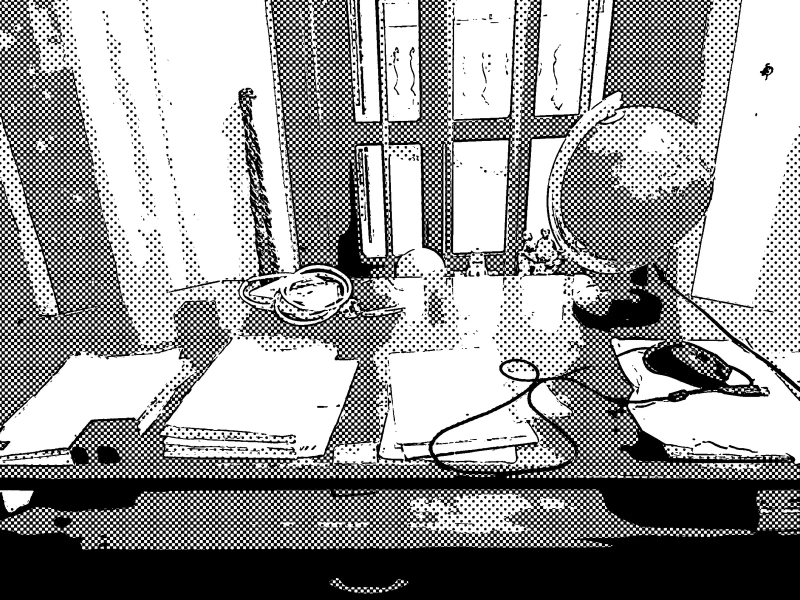
#> input picture src/assets/footer-plate-desk.webp, 1600 x 1200 px, given in place of WhatsApp Image 2026-07-23 at 13.06.31 (1).jpeg, which was not available (shown at 1/2 size)
$ python manga.py ../src/assets ../src/assets/footer-plate-face.webp
#> lines starting #> are read from the running program, lines starting #| are printed output that depends on the picture; after the words box and inside, x2 and y2 are one past the last pixel; in counts of white or black regions, pixels touching at a corner belong together; pictures that were not available may be replaced by others from this repository, and a replacement may not be noted
# Conversion photo -> planche manga noir et blanc.
#
# Ce qui fait lire une planche comme du manga, dans l'ordre d'importance :
#   1. un trait encre franc et propre sur les contours
#   2. de grandes zones de blanc papier
#   3. de la trame (screentone) sur quelques zones seulement, pas partout
#   4. des noirs pleins dans les ombres profondes
# Donc la chaine SIMPLIFIE l'image avant de la tramer, au lieu de tramer
# chaque pixel de la photo.
#
# Tout est calcule a 2x la resolution de sortie pour que les points de trame
# restent nets quand la camera zoome dans la planche.

import sys
import numpy as np
from PIL import Image
from scipy.ndimage import gaussian_filter, minimum_filter, median_filter


def load_gray(path, scale=2.0, crop=None):
    im = Image.open(path).convert("RGB")
    if crop:
        im = im.crop(crop)
    w, h = im.size
    im = im.resize((int(w * scale), int(h * scale)), Image.LANCZOS)
    a = np.asarray(im).astype(np.float32) / 255.0
    return 0.2126 * a[..., 0] + 0.7152 * a[..., 1] + 0.0722 * a[..., 2]


def normalize(g, lo=1.5, hi=98.5):
    a, b = np.percentile(g, lo), np.percentile(g, hi)
    if b - a < 1e-6:
        return g
    return np.clip((g - a) / (b - a), 0.0, 1.0)


def simplify(g, sigma=3.2, rounds=4, med=5):
    """Efface le detail photographique en gardant les contours francs, pour que
    les bandes de tons forment des aplats propres et pas du moucheté."""
    out = median_filter(g, size=med)
    for _ in range(rounds):
        blur = gaussian_filter(out, sigma)
        gy, gx = np.gradient(gaussian_filter(out, 1.5))
        mag = np.hypot(gx, gy)
        mag = mag / (mag.max() + 1e-6)
        keep = np.clip(mag * 9.0, 0.0, 1.0)  # 1 = contour, on garde l'original
        out = keep * out + (1.0 - keep) * blur
    return np.clip(out, 0.0, 1.0)


def ink(g, sigma=1.1, k=4.0, tau=0.985, eps=-0.012, phi=30.0, thicken=2):
    """Trait encre par difference de gaussiennes etendue, binarise puis
    legerement epaissi. 0 = encre, 1 = papier."""
    g1 = gaussian_filter(g, sigma)
    g2 = gaussian_filter(g, sigma * k)
    d = g1 - tau * g2
    soft = np.where(d >= eps, 1.0, 1.0 + np.tanh(phi * (d - eps)))
    hard = (soft > 0.55).astype(np.float32)
    if thicken > 1:
        hard = minimum_filter(hard, size=thicken)
    return hard


def screentone(shape, coverage, cell, angle=45.0):
    """Trame de points noirs orientee, densite constante. coverage = part de
    surface encree (0.25 = trame legere, 0.55 = trame dense)."""
    h, w = shape
    yy, xx = np.mgrid[0:h, 0:w].astype(np.float32)
    a = np.deg2rad(angle)
    u = (xx * np.cos(a) + yy * np.sin(a)) / cell
    v = (-xx * np.sin(a) + yy * np.cos(a)) / cell
    dot = (np.cos(2 * np.pi * u) + np.cos(2 * np.pi * v)) * 0.25 + 0.5
    return np.where(dot < coverage, 0.0, 1.0).astype(np.float32)


def to_manga(src, out_path, scale=2.0, crop=None,
             bands=(0.20, 0.44, 0.70), coverage=(0.55, 0.26),
             cells=(9.0, 11.0), gamma=1.0, invert=False,
             rounds=4, sigma=3.2, thicken=2, phi=30.0):
    g = load_gray(src, scale=scale, crop=crop)
    g = normalize(g)
    g = simplify(g, sigma=sigma, rounds=rounds)
    g = np.clip(g ** gamma, 0.0, 1.0)

    lines = ink(g, thicken=thicken, phi=phi)

    black, dark, light = bands
    shape = g.shape
    tone = np.ones(shape, dtype=np.float32)                      # blanc papier
    tone = np.where(g < light, screentone(shape, coverage[1], cells[1]), tone)
    tone = np.where(g < dark, screentone(shape, coverage[0], cells[0]), tone)
    tone = np.where(g < black, 0.0, tone)                        # noir plein

    plate = np.minimum(tone, lines)
    if invert:
        plate = 1.0 - plate

    Image.fromarray((plate * 255).astype(np.uint8), mode="L").convert("RGB").save(
        out_path, quality=95, subsampling=0
    )
    print(f"{out_path.split('/')[-1]:20} {plate.shape[1]}x{plate.shape[0]}"
          f"  blanc={np.mean(plate > 0.9):.0%} encre={np.mean(plate < 0.1):.0%}")


if __name__ == "__main__":
    SRC, OUT = sys.argv[1], sys.argv[2]

    to_manga(
        f"{SRC}/WhatsApp Image 2026-07-23 at 13.06.31 (1).jpeg",
        f"{OUT}/plate-desk.jpg",
        bands=(0.16, 0.42, 0.68), coverage=(0.52, 0.24), cells=(14.0, 18.0),
        gamma=1.0,
    )
#> in load_gray, im is the input picture: PIL image 1600x1200 RGB; mean R, G, B 153.9, 153.8, 153.9
#> in load_gray, `im = im.resize((int(w * scale), int(h * scale)), Image.LANCZOS)`:
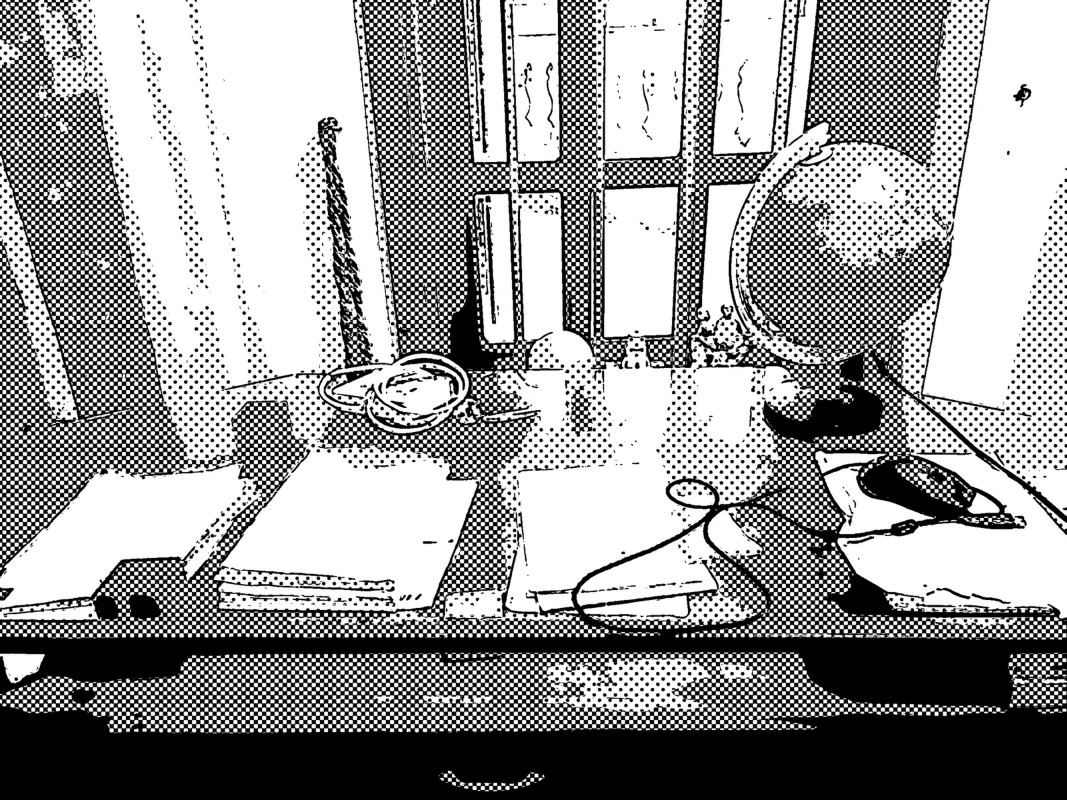
#> im: PIL image 3200x2400 RGB (shown at 1/3 size); mean R, G, B 153.8, 153.8, 153.8
#> in normalize, `a, b = np.percentile(g, lo), np.percentile(g, hi)`: a = 0; b = 1
#> in ink, `hard = (soft > 0.55).astype(np.float32)`: hard: shape (2400, 3200) float32; values 0 (black) and 1 (white), 74.2% white; 2352 black regions (80 under 20 px), largest, box (x1, y1, x2, y2) and area: (0, 0, 3200, 1926) 1116167, (0, 1951, 3022, 2205) 282623, (1523, 0, 2360, 1108) 172895
#> in ink, `hard = minimum_filter(hard, size=thicken)`:
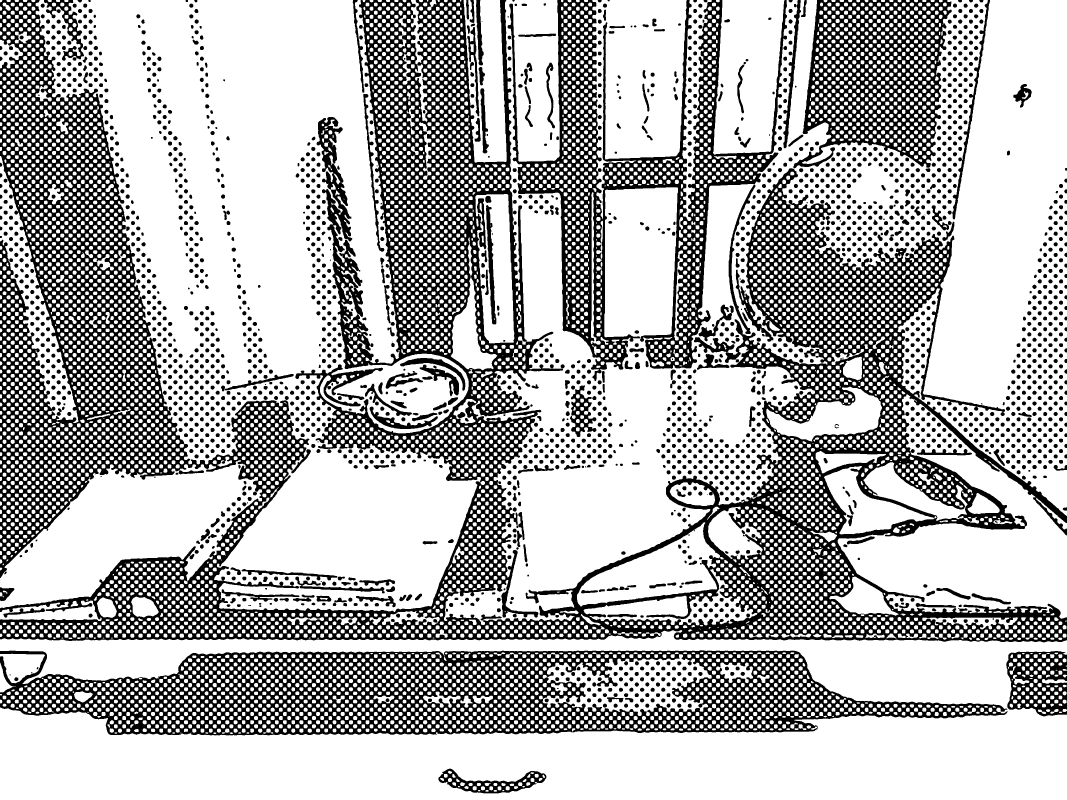
#> hard: shape (2400, 3200) float32 (shown at 1/3 size); values 0 (black) and 1 (white), 70% white; 2296 black regions (42 under 20 px), largest, box (x1, y1, x2, y2) and area: (0, 0, 3200, 1927) 1288262, (0, 1951, 3023, 2206) 327383, (1523, 0, 2361, 1143) 198160
#> in to_manga, `tone = np.where(g < light, screentone(shape, coverage[1], cells[1]), t..`: tone: shape (2400, 3200) float32; values 0 (black) and 1 (white), 92.4% white; 15186 black regions (3603 under 20 px), largest, box (x1, y1, x2, y2) and area: (1447, 416, 1456, 425) 61, (1447, 696, 1456, 705) 61, (2707, 836, 2716, 845) 61
#> in to_manga, `tone = np.where(g < dark, screentone(shape, coverage[0], cells[0]), to..`: tone: shape (2400, 3200) float32; values 0 (black) and 1 (white), 77.9% white; 6988 black regions (4212 under 20 px), largest, box (x1, y1, x2, y2) and area: (0, 570, 3200, 2400) 978964, (0, 0, 563, 1726) 141189, (1078, 0, 1596, 1248) 110307
#> in to_manga, `tone = np.where(g < black, 0.0, tone)`: tone: shape (2400, 3200) float32; values 0 (black) and 1 (white), 65.3% white; 4761 black regions (2306 under 20 px), largest, box (x1, y1, x2, y2) and area: (0, 0, 3200, 2400) 1914133, (0, 0, 563, 1730) 209962, (1523, 0, 2348, 1140) 137905
#> in to_manga, `plate = np.minimum(tone, lines)`: plate: shape (2400, 3200) float32; values 0 (black) and 1 (white), 56.3% white; 2481 black regions (273 under 20 px), largest, box (x1, y1, x2, y2) and area: (0, 0, 3200, 2400) 2697681, (1523, 0, 2361, 1143) 202010, (2380, 0, 2855, 505) 113449
#| plate-desk.jpg       3200x2400  blanc=56% encre=44%

    to_manga(
        f"{SRC}/WhatsApp Image 2026-07-23 at 13.06.31.jpeg",
        f"{OUT}/plate-laptop.jpg",
        bands=(0.13, 0.40, 0.66), coverage=(0.50, 0.24), cells=(15.0, 19.0),
        gamma=0.85,
    )
#> call 2 of load_gray, with scale = 2
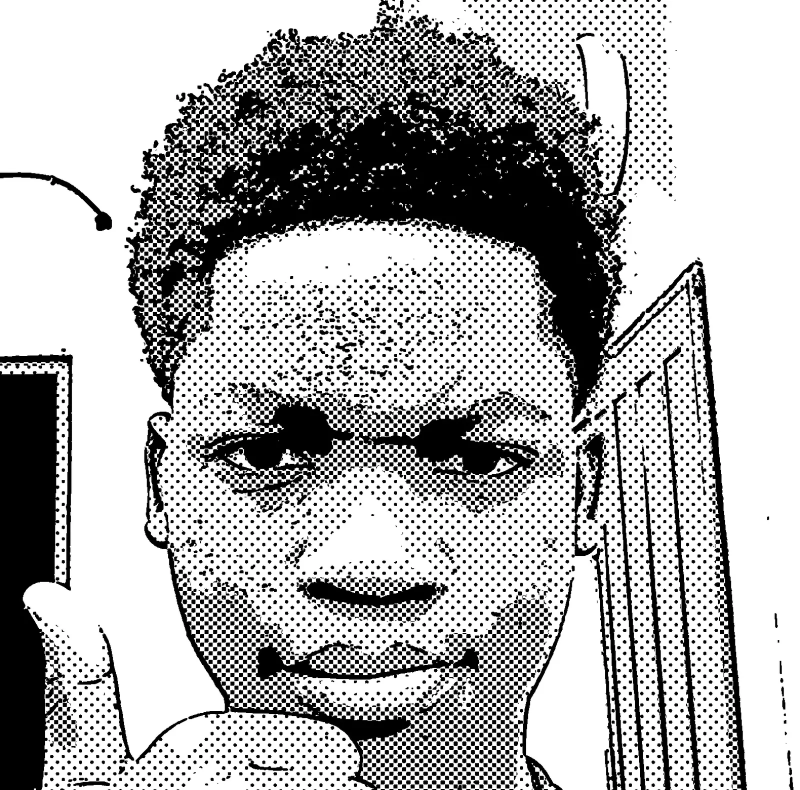
#> input picture src/assets/footer-plate-face.webp, 1600 x 1580 px, given in place of WhatsApp Image 2026-07-23 at 13.06.31.jpeg, which was not available (shown at 1/2 size)
#> in load_gray, im is the input picture: PIL image 1600x1580 RGB; mean R, G, B 176.4, 176.4, 176.4
#> the loop in simplify (call 2), `for _ in range(rounds):` made 4 passes
#> pass 1, in simplify (call 2), `mag = np.hypot(gx, gy)`:
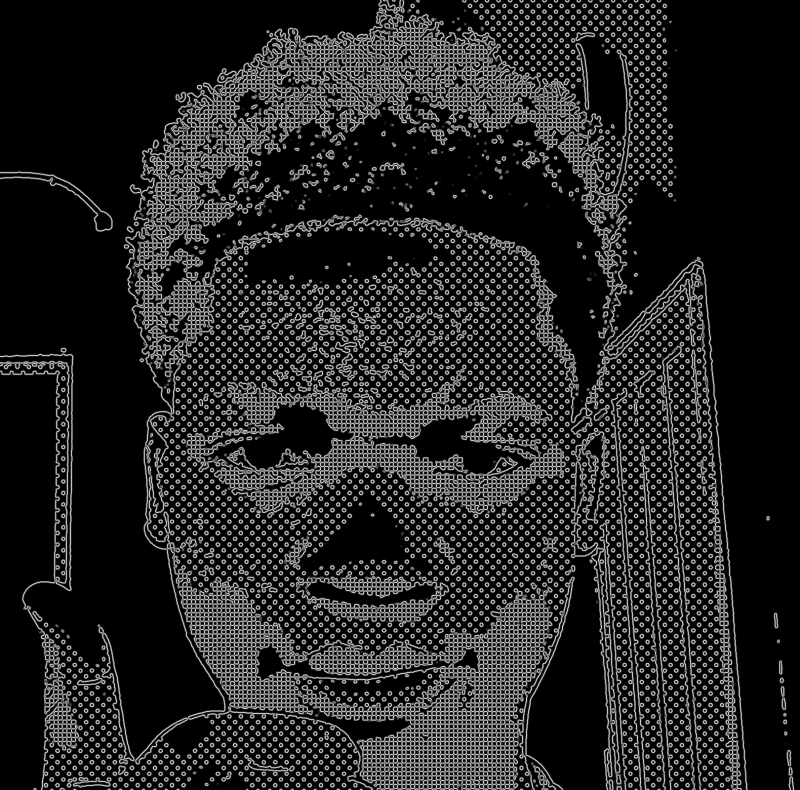
#> mag: shape (3160, 3200) float32 (shown at 1/4 size); min 0, max 0.237, mean 0.0338; drawn with min black and max white
#> call 2 of ink, with sigma = 1.1, k = 4, tau = 0.985, eps = -0.012, phi = 30, thicken = 2
#> in ink (call 2), `d = g1 - tau * g2`:
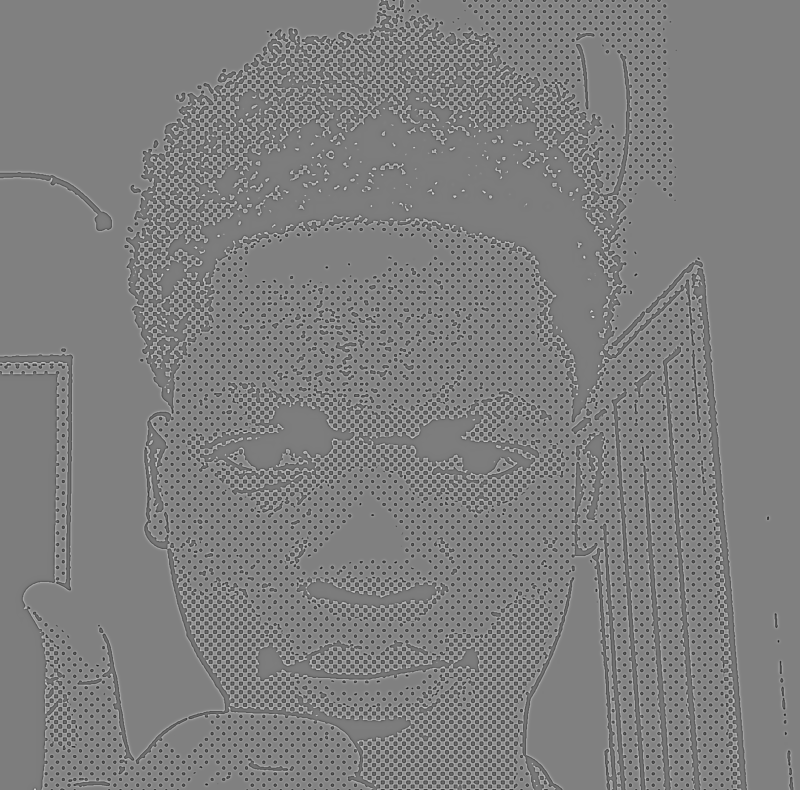
#> d: shape (3160, 3200) float32 (shown at 1/4 size); min -0.63, max 0.655, mean 0.0106; drawn with min black and max white
#> in ink (call 2), `hard = (soft > 0.55).astype(np.float32)`: hard: shape (3160, 3200) float32; values 0 (black) and 1 (white), 81% white; 5267 black regions (62 under 20 px), largest, box (x1, y1, x2, y2) and area: (594, 337, 2191, 1230) 126539, (577, 1647, 1659, 3160) 54951, (2145, 448, 2762, 1690) 49674
#> in ink (call 2), `hard = minimum_filter(hard, size=thicken)`: hard: shape (3160, 3200) float32; values 0 (black) and 1 (white), 78.3% white; 5209 black regions (35 under 20 px), largest, box (x1, y1, x2, y2) and area: (594, 337, 2192, 1231) 145032, (2145, 448, 2782, 1691) 65906, (577, 1647, 1660, 3160) 64267
#> in to_manga (call 2), `tone = np.where(g < light, screentone(shape, coverage[1], cells[1]), t..`: tone: shape (3160, 3200) float32; values 0 (black) and 1 (white), 94.5% white; 14055 black regions (4008 under 20 px), largest, box (x1, y1, x2, y2) and area: (1756, 399, 1765, 408) 69, (1232, 520, 1241, 529) 69, (1447, 520, 1456, 529) 69
#> in to_manga (call 2), `tone = np.where(g < dark, screentone(shape, coverage[0], cells[0]), to..`: tone: shape (3160, 3200) float32; values 0 (black) and 1 (white), 85.1% white; 9145 black regions (4003 under 20 px), largest, box (x1, y1, x2, y2) and area: (612, 336, 2811, 1689) 408701, (0, 1485, 249, 3160) 163728, (800, 1576, 1418, 1917) 44426
#> in to_manga (call 2), `tone = np.where(g < black, 0.0, tone)`: tone: shape (3160, 3200) float32; values 0 (black) and 1 (white), 75.4% white; 6131 black regions (1134 under 20 px), largest, box (x1, y1, x2, y2) and area: (593, 286, 2811, 1689) 790460, (0, 1485, 249, 3160) 324328, (800, 1575, 1418, 1917) 84371
#> in to_manga (call 2), `plate = np.minimum(tone, lines)`: plate: shape (3160, 3200) float32; values 0 (black) and 1 (white), 67.4% white; 5156 black regions (155 under 20 px), largest, box (x1, y1, x2, y2) and area: (593, 268, 2812, 1691) 867233, (0, 1484, 249, 3160) 331033, (800, 1575, 1419, 1918) 94362
#| plate-laptop.jpg     3200x3160  blanc=67% encre=33%

    # Visage : cadrage large sur toute la tete + le pouce. Moins de lissage et
    # un trait plus epais, sinon les traits du visage disparaissent sous la trame.
    to_manga(
        f"{SRC}/WhatsApp Image 2026-07-23 at 12.51.51.jpeg",
        f"{OUT}/plate-face.jpg",
        scale=2.6, crop=(0, 250, 608, 850),
        bands=(0.13, 0.40, 0.72), coverage=(0.48, 0.20), cells=(12.0, 16.0),
        gamma=0.95, rounds=2, sigma=2.2, thicken=3, phi=40.0,
    )
#> call 3 of load_gray, with scale = 2.6, crop = (0, 250, 608, 850)
#> in load_gray (call 3), `im = im.crop(crop)`:
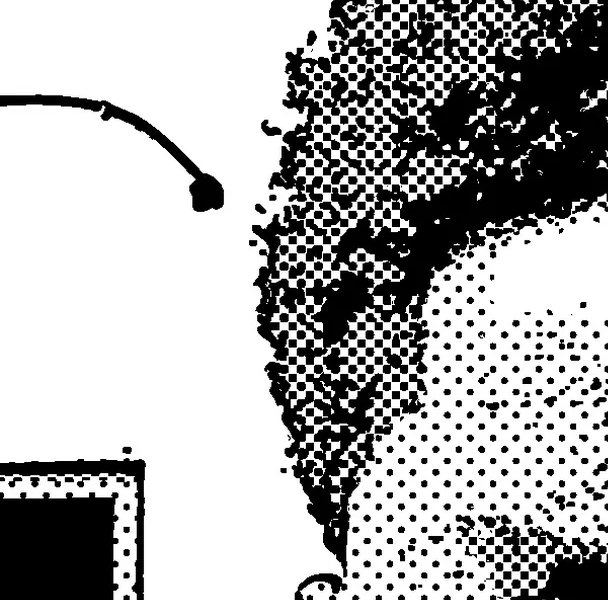
#> im: PIL image 608x600 RGB; mean R, G, B 173.4, 173.3, 173.4
#| plate-face.jpg       1580x1560  blanc=65% encre=35%
